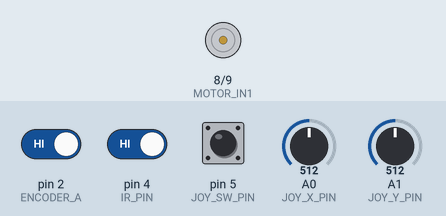
Simulated run of this sketch. Board: Arduino Uno, built with avr-gcc and run on an emulated ATmega328P. Parts: motor-driver pin pairs drawn as motors (green arrow = first pin HIGH = forward, orange = second pin HIGH = backward, longer = more drive, scaled by the enable pin). The inputs (shaded band) are chosen by the test bench; at power-on: pin 4 (IR_PIN) HIGH, pin 2 (ENCODER_A) HIGH, pin 5 (JOY_SW_PIN) HIGH, A0 (JOY_X_PIN) = 512, A1 (JOY_Y_PIN) = 512. What the sketch prints to the serial monitor is not drawn.

Above: at 1.2 s.
1.3 s: pin 4 (IR_PIN) driven LOW
At 2.0 s:
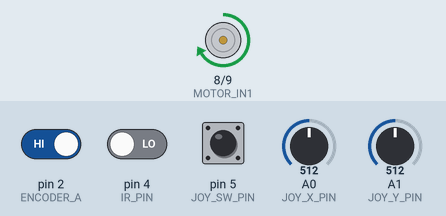
Timing chart, 0 to 4.3 s (numbered marks = the images above; inputs shaded):
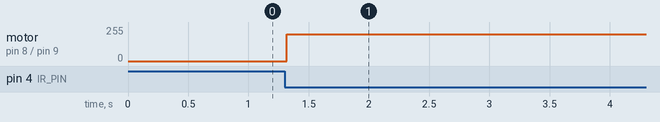

The sketch:

control-mechatronics-project.ino
```cpp
// ===== 3-Finger Claw with L298N + Encoder + IR + Joystick =====
// Board: Arduino Uno / Nano
// Driver: L298N (Channel A: ENA, IN1, IN2)
// Motor: 12V DC gearmotor with encoder
// IR: object detection (auto close/open)
// Joystick: manual override control (drive the claw motor)

// ------------ PIN DEFINITIONS ------------

// IR sensor
const int IR_PIN = 4;           // Digital input from IR sensor

// L298N motor driver - Channel A
const int MOTOR_IN1 = 8;        // L298N IN1
const int MOTOR_IN2 = 9;        // L298N IN2
const int MOTOR_ENA = 10;       // L298N ENA (PWM)

// Encoder (single channel)
const int ENCODER_A = 2;        // Interrupt pin (INT0)

// Joystick
const int JOY_X_PIN = A0;       // Joystick X axis (optional)
const int JOY_Y_PIN = A1;       // Joystick Y axis (used for control)
const int JOY_SW_PIN = 5;       // Joystick button (optional)

// Joystick settings
const int JOY_CENTER     = 512;   // Analog center ~512
const int JOY_DEADZONE   = 80;    // +/- range around center considered "neutral"
const int JOY_MIN_SPEED  = 80;    // Minimum motor speed when outside deadzone
const int JOY_MAX_SPEED  = 255;   // Maximum motor speed

volatile long encoderCount = 0; // Updated in ISR

// ------------ CLAW POSITION SETTINGS ------------

// Tune these for your hardware:
const long CLAW_OPEN_POS   = 0;       // Open position (ticks)
const long CLAW_CLOSED_POS = 1200;    // Closed position (ticks) -> adjust
const long POSITION_TOL    = 10;      // Tolerance band (ticks)

// Auto mode speeds
const int CLOSE_SPEED = 200;
const int OPEN_SPEED  = 180;

// IR logic level (change to HIGH if your IR is opposite)
const int IR_TRIGGER_LEVEL = LOW;

// State tracking
bool clawIsClosed   = false;


void setup() {
  Serial.begin(9600);

  // IR input
  pinMode(IR_PIN, INPUT);

  // Motor driver pins
  pinMode(MOTOR_IN1, OUTPUT);
  pinMode(MOTOR_IN2, OUTPUT);
  pinMode(MOTOR_ENA, OUTPUT);

  // Encoder
  pinMode(ENCODER_A, INPUT_PULLUP);
  attachInterrupt(digitalPinToInterrupt(ENCODER_A), encoderISR, RISING);

  // Joystick
  pinMode(JOY_SW_PIN, INPUT_PULLUP);  // Button uses internal pullup

  stopMotor();

  // Assume starting fully open at boot
  encoderCount = 0;
  clawIsClosed = false;

  Serial.println("Claw system with joystick ready. Starting at OPEN position.");
}

// ------------ ENCODER ISR ------------
void encoderISR() {
  encoderCount++;
}

// ------------ MOTOR HELPERS ------------
void setMotor(int speed) {
  if (speed > 0) {
    digitalWrite(MOTOR_IN1, HIGH);
    digitalWrite(MOTOR_IN2, LOW);
    analogWrite(MOTOR_ENA, speed);
  } else if (speed < 0) {
    digitalWrite(MOTOR_IN1, LOW);
    digitalWrite(MOTOR_IN2, HIGH);
    analogWrite(MOTOR_ENA, -speed);
  } else {
    stopMotor();
  }
}

void stopMotor() {
  digitalWrite(MOTOR_IN1, LOW);
  digitalWrite(MOTOR_IN2, LOW);
  analogWrite(MOTOR_ENA, 0);
}

// ------------ POSITION CONTROL (AUTO MODE) ------------
void moveToPosition(long targetPos, int baseSpeed) {
  long error = targetPos - encoderCount;

  while (abs(error) > POSITION_TOL) {
    error = targetPos - encoderCount;

    int direction = (error > 0) ? 1 : -1;

    long absError = abs(error);
    int speed = baseSpeed;

    // Slow down near target
    if (absError < 200) {
      speed = baseSpeed / 2;
      if (speed < 80) speed = 80;
    }

    setMotor(direction * speed);
    delay(5);
  }

  stopMotor();
}

// ------------ JOYSTICK PROCESSING ------------
bool handleJoystick() {
  int joyY = analogRead(JOY_Y_PIN);
  int joyX = analogRead(JOY_X_PIN);     // Not used yet, but read if you want to debug
  int joyBtn = digitalRead(JOY_SW_PIN); // LOW when pressed (with INPUT_PULLUP)

  int deltaY = joyY - JOY_CENTER;
  int absDeltaY = abs(deltaY);

  // Check if joystick is moved enough to count as manual control
  bool manualActive = (absDeltaY > JOY_DEADZONE);

  // You could also require button pressed to enable manual:
  // manualActive = manualActive && (joyBtn == LOW);

  if (manualActive) {
    // Map joystick deflection to motor speed
    int speed = map(absDeltaY,
                    JOY_DEADZONE, 512,
                    JOY_MIN_SPEED, JOY_MAX_SPEED);
    // Clamp speed
    if (speed > JOY_MAX_SPEED) speed = JOY_MAX_SPEED;

    // Direction: push up (lower analog value) vs down (higher)
    // Typical joystick: Up = smaller value, Down = larger
    int direction = (deltaY < 0) ? 1 : -1; // Up = close, Down = open

    setMotor(direction * speed);

    // Debug:
    // Serial.print("Manual Joystick: Y=");
    // Serial.print(joyY);
    // Serial.print(" dir=");
    // Serial.print(direction);
    // Serial.print(" speed=");
    // Serial.println(speed);

    return true;  // manual control in effect
  } else {
    // No manual input -> make sure motor isn't driven by joystick
    return false;
  }
}

// ------------ MAIN LOOP ------------
void loop() {
  // 1. Check joystick first: manual override
  bool manualControl = handleJoystick();

  if (manualControl) {
    // In manual mode: do NOT run IR auto logic, just let joystick drive the motor.
    // Encoder is still counting, useful if you want to sync positions later.
    delay(20);
    return;
  } else {
    // If joystick is neutral, stop motor from joystick side
    stopMotor();
  }

  // 2. Auto mode: IR + position control
  int irVal = digitalRead(IR_PIN);
  bool objectDetected = (irVal == IR_TRIGGER_LEVEL);

  // Serial.print("IR: "); Serial.print(irVal);
  // Serial.print(" | Enc: "); Serial.println(encoderCount);

  if (objectDetected && !clawIsClosed) {
    Serial.println("Auto mode: Object detected → closing claw...");
    moveToPosition(CLAW_CLOSED_POS, CLOSE_SPEED);
    clawIsClosed = true;
    Serial.print("Claw closed at encoder count: ");
    Serial.println(encoderCount);
  }
  else if (!objectDetected && clawIsClosed) {
    Serial.println("Auto mode: No object → opening claw...");
    moveToPosition(CLAW_OPEN_POS, OPEN_SPEED);
    clawIsClosed = false;
    Serial.print("Claw opened at encoder count: ");
    Serial.println(encoderCount);
  }

  delay(20);
}
```

Measured:
- after the input at 1.3 s, motor on pin 8 (MOTOR_IN1) / pin 9 (MOTOR_IN2): stopped → forward 200/255 at once
